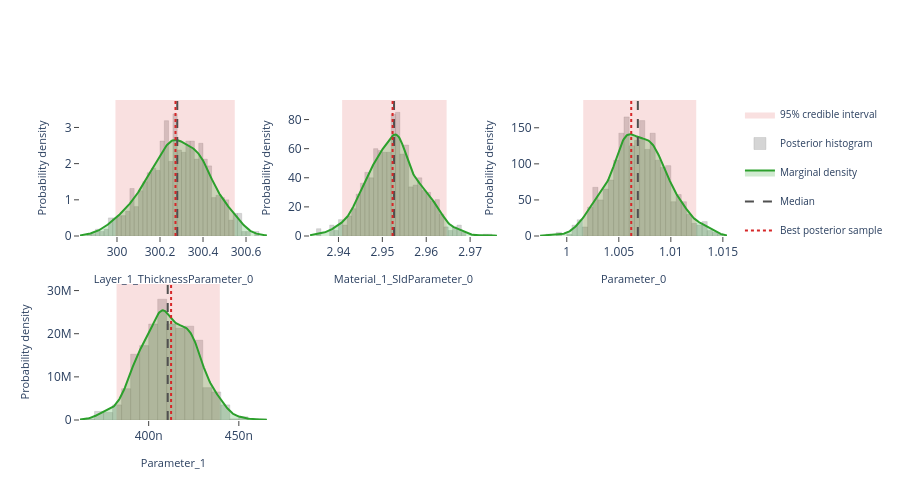

The code cell stored with this chart in its notebook:
### Markdown cell above
## Interactive posterior plots

The next three cells render the same Plotly figures that are shown on the
Bayesian Posterior tab of the EasyReflectometryApp:

* **Marginals** — per-parameter distribution: histogram + smooth KDE marginal,
  shaded 95% credible interval, and median / best-sample lines
  (`plot_distribution` or `posterior.distribution()`)
* **Corner plot** — pairwise marginals + 2-D contours + scatter (`plot_corner`)
* **Traces** — per-chain trace + marginal histogram (`plot_trace`)

The standalone helpers are called with ``return_figure=True`` so they return a
Plotly ``Figure`` that we render in the notebook with ``fig.show()``; the
``PosteriorResults`` methods return the figure directly.

### Code cell
# ---- Marginal posterior distributions ---------------------------------------
# One panel per free parameter, each overlaying the posterior histogram, a
# smooth Gaussian-KDE marginal, the shaded 95% credible interval, and the
# median / best-sample reference lines.  Mirrors the "Marginals" sub-tab in
# the EasyReflectometryApp.

# The PosteriorResults method passes ``logp`` through automatically so the
# best posterior sample (MAP) line is drawn:
fig = posterior.distribution()
fig.show()

# Standalone equivalent (pass ``logp`` to get the best-sample line):
# fig = plot_distribution(
#     posterior.draws,
#     posterior.param_names,
#     logp=posterior.logp,
#     return_figure=True,
# )
# fig.show()

### Figure 1 — Plotly figure (JSON) as saved in the notebook; plotly's stock layout.template omitted (floating-point values rounded to 4 significant figures; data arrays with more than 128 entries replaced by an {"elided": "..."} marker saying what was removed)
{"data": [{"fill": "toself", "fillcolor": "rgba(214, 39, 40, 0.14)", "hoverinfo": "skip", "legendgroup": "95% credible interval", "line": {"color": "rgba(214, 39, 40, 0.14)", "width": 0}, "mode": "lines", "name": "95% credible interval", "showlegend": true, "type": "scatter", "x": [300.0, 300.5, 300.5, 300.0, 300.0], "xaxis": "x", "y": [0.0, 0.0, 3.759, 3.759, 0.0], "yaxis": "y"}, {"histnorm": "probability density", "hovertemplate": "sample=%{x:.4f}<br>density: %{y:.2f}<extra></extra>", "legendgroup": "histogram", "marker": {"color": "rgba(120, 120, 120, 0.38)", "line": {"color": "rgba(120, 120, 120, 0.24)", "width": 1}}, "name": "Posterior histogram", "nbinsx": 40, "opacity": 0.82, "showlegend": true, "type": "histogram", "x": {"elided": "800 float values"}, "xaxis": "x", "yaxis": "y"}, {"fill": "tozeroy", "fillcolor": "rgba(44, 160, 44, 0.22)", "hovertemplate": "Layer_1_ThicknessParameter_0: %{x:.4f}<br>density: %{y:.4f}<extra></extra>", "legendgroup": "marginal", "line": {"color": "rgb(44, 160, 44)", "width": 2}, "mode": "lines", "name": "Marginal density", "showlegend": true, "type": "scatter", "x": {"elided": "256 float values"}, "xaxis": "x", "y": {"elided": "256 float values"}, "yaxis": "y"}, {"hovertemplate": "Median: %{x:.4f}<extra></extra>", "legendgroup": "Median", "line": {"color": "rgb(80, 80, 80)", "dash": "dash", "width": 2}, "mode": "lines", "name": "Median", "showlegend": true, "type": "scatter", "x": [300.3, 300.3], "xaxis": "x", "y": [0.0, 3.759], "yaxis": "y"}, {"hovertemplate": "Best posterior sample: %{x:.4f}<extra></extra>", "legendgroup": "Best posterior sample", "line": {"color": "rgb(214, 39, 40)", "dash": "dot", "width": 2}, "mode": "lines", "name": "Best posterior sample", "showlegend": true, "type": "scatter", "x": [300.3, 300.3], "xaxis": "x", "y": [0.0, 3.759], "yaxis": "y"}, {"fill": "toself", "fillcolor": "rgba(214, 39, 40, 0.14)", "hoverinfo": "skip", "legendgroup": "95% credible interval", "line": {"color": "rgba(214, 39, 40, 0.14)", "width": 0}, "mode": "lines", "name": "95% credible interval", "showlegend": false, "type": "scatter", "x": [2.941, 2.965, 2.965, 2.941, 2.941], "xaxis": "x2", "y": [0.0, 0.0, 93.44, 93.44, 0.0], "yaxis": "y2"}, {"histnorm": "probability density", "hovertemplate": "sample=%{x:.4f}<br>density: %{y:.2f}<extra></extra>", "legendgroup": "histogram", "marker": {"color": "rgba(120, 120, 120, 0.38)", "line": {"color": "rgba(120, 120, 120, 0.24)", "width": 1}}, "name": "Posterior histogram", "nbinsx": 40, "opacity": 0.82, "showlegend": false, "type": "histogram", "x": {"elided": "800 float values"}, "xaxis": "x2", "yaxis": "y2"}, {"fill": "tozeroy", "fillcolor": "rgba(44, 160, 44, 0.22)", "hovertemplate": "Material_1_SldParameter_0: %{x:.4f}<br>density: %{y:.4f}<extra></extra>", "legendgroup": "marginal", "line": {"color": "rgb(44, 160, 44)", "width": 2}, "mode": "lines", "name": "Marginal density", "showlegend": false, "type": "scatter", "x": {"elided": "256 float values"}, "xaxis": "x2", "y": {"elided": "256 float values"}, "yaxis": "y2"}, {"hovertemplate": "Median: %{x:.4f}<extra></extra>", "legendgroup": "Median", "line": {"color": "rgb(80, 80, 80)", "dash": "dash", "width": 2}, "mode": "lines", "name": "Median", "showlegend": false, "type": "scatter", "x": [2.953, 2.953], "xaxis": "x2", "y": [0.0, 93.44], "yaxis": "y2"}, {"hovertemplate": "Best posterior sample: %{x:.4f}<extra></extra>", "legendgroup": "Best posterior sample", "line": {"color": "rgb(214, 39, 40)", "dash": "dot", "width": 2}, "mode": "lines", "name": "Best posterior sample", "showlegend": false, "type": "scatter", "x": [2.952, 2.952], "xaxis": "x2", "y": [0.0, 93.44], "yaxis": "y2"}, {"fill": "toself", "fillcolor": "rgba(214, 39, 40, 0.14)", "hoverinfo": "skip", "legendgroup": "95% credible interval", "line": {"color": "rgba(214, 39, 40, 0.14)", "width": 0}, "mode": "lines", "name": "95% credible interval", "showlegend": false, "type": "scatter", "x": [1.002, 1.012, 1.012, 1.002, 1.002], "xaxis": "x3", "y": [0.0, 0.0, 188.5, 188.5, 0.0], "yaxis": "y3"}, {"histnorm": "probability density", "hovertemplate": "sample=%{x:.4f}<br>density: %{y:.2f}<extra></extra>", "legendgroup": "histogram", "marker": {"color": "rgba(120, 120, 120, 0.38)", "line": {"color": "rgba(120, 120, 120, 0.24)", "width": 1}}, "name": "Posterior histogram", "nbinsx": 40, "opacity": 0.82, "showlegend": false, "type": "histogram", "x": {"elided": "800 float values"}, "xaxis": "x3", "yaxis": "y3"}, {"fill": "tozeroy", "fillcolor": "rgba(44, 160, 44, 0.22)", "hovertemplate": "Parameter_0: %{x:.4f}<br>density: %{y:.4f}<extra></extra>", "legendgroup": "marginal", "line": {"color": "rgb(44, 160, 44)", "width": 2}, "mode": "lines", "name": "Marginal density", "showlegend": false, "type": "scatter", "x": {"elided": "256 float values"}, "xaxis": "x3", "y": {"elided": "256 float values"}, "yaxis": "y3"}, {"hovertemplate": "Median: %{x:.4f}<extra></extra>", "legendgroup": "Median", "line": {"color": "rgb(80, 80, 80)", "dash": "dash", "width": 2}, "mode": "lines", "name": "Median", "showlegend": false, "type": "scatter", "x": [1.007, 1.007], "xaxis": "x3", "y": [0.0, 188.5], "yaxis": "y3"}, {"hovertemplate": "Best posterior sample: %{x:.4f}<extra></extra>", "legendgroup": "Best posterior sample", "line": {"color": "rgb(214, 39, 40)", "dash": "dot", "width": 2}, "mode": "lines", "name": "Best posterior sample", "showlegend": false, "type": "scatter", "x": [1.006, 1.006], "xaxis": "x3", "y": [0.0, 188.5], "yaxis": "y3"}, {"fill": "toself", "fillcolor": "rgba(214, 39, 40, 0.14)", "hoverinfo": "skip", "legendgroup": "95% credible interval", "line": {"color": "rgba(214, 39, 40, 0.14)", "width": 0}, "mode": "lines", "name": "95% credible interval", "showlegend": false, "type": "scatter", "x": [3.822e-07, 4.395e-07, 4.395e-07, 3.822e-07, 3.822e-07], "xaxis": "x4", "y": [0.0, 0.0, 31520000.0, 31520000.0, 0.0], "yaxis": "y4"}, {"histnorm": "probability density", "hovertemplate": "sample=%{x:.4f}<br>density: %{y:.2f}<extra></extra>", "legendgroup": "histogram", "marker": {"color": "rgba(120, 120, 120, 0.38)", "line": {"color": "rgba(120, 120, 120, 0.24)", "width": 1}}, "name": "Posterior histogram", "nbinsx": 40, "opacity": 0.82, "showlegend": false, "type": "histogram", "x": {"elided": "800 float values"}, "xaxis": "x4", "yaxis": "y4"}, {"fill": "tozeroy", "fillcolor": "rgba(44, 160, 44, 0.22)", "hovertemplate": "Parameter_1: %{x:.4f}<br>density: %{y:.4f}<extra></extra>", "legendgroup": "marginal", "line": {"color": "rgb(44, 160, 44)", "width": 2}, "mode": "lines", "name": "Marginal density", "showlegend": false, "type": "scatter", "x": {"elided": "256 float values"}, "xaxis": "x4", "y": {"elided": "256 float values"}, "yaxis": "y4"}, {"hovertemplate": "Median: %{x:.4f}<extra></extra>", "legendgroup": "Median", "line": {"color": "rgb(80, 80, 80)", "dash": "dash", "width": 2}, "mode": "lines", "name": "Median", "showlegend": false, "type": "scatter", "x": [4.106e-07, 4.106e-07], "xaxis": "x4", "y": [0.0, 31520000.0], "yaxis": "y4"}, {"hovertemplate": "Best posterior sample: %{x:.4f}<extra></extra>", "legendgroup": "Best posterior sample", "line": {"color": "rgb(214, 39, 40)", "dash": "dot", "width": 2}, "mode": "lines", "name": "Best posterior sample", "showlegend": false, "type": "scatter", "x": [4.124e-07, 4.124e-07], "xaxis": "x4", "y": [0.0, 31520000.0], "yaxis": "y4"}], "layout": {"barmode": "overlay", "height": 500, "legend": {"font": {"size": 10}}, "plot_bgcolor": "white", "showlegend": true, "xaxis": {"anchor": "y", "domain": [0.0, 0.2889], "range": [299.8, 300.7], "showgrid": false, "ticks": "outside", "title": {"font": {"size": 11}, "text": "Layer_1_ThicknessParameter_0"}, "zeroline": false}, "xaxis2": {"anchor": "y2", "domain": [0.3556, 0.6444], "range": [2.934, 2.976], "showgrid": false, "ticks": "outside", "title": {"font": {"size": 11}, "text": "Material_1_SldParameter_0"}, "zeroline": false}, "xaxis3": {"anchor": "y3", "domain": [0.7111, 1.0], "range": [0.9974, 1.015], "showgrid": false, "ticks": "outside", "title": {"font": {"size": 11}, "text": "Parameter_0"}, "zeroline": false}, "xaxis4": {"anchor": "y4", "domain": [0.0, 0.2889], "range": [3.619e-07, 4.656e-07], "showgrid": false, "ticks": "outside", "title": {"font": {"size": 11}, "text": "Parameter_1"}, "zeroline": false}, "xaxis5": {"anchor": "y5", "domain": [0.3556, 0.6444], "showgrid": false, "ticks": "outside", "zeroline": false}, "xaxis6": {"anchor": "y6", "domain": [0.7111, 1.0], "showgrid": false, "ticks": "outside", "zeroline": false}, "yaxis": {"anchor": "x", "domain": [0.575, 1.0], "range": [0.0, 3.759], "showgrid": false, "ticks": "outside", "title": {"font": {"size": 11}, "text": "Probability density"}, "zeroline": false}, "yaxis2": {"anchor": "x2", "domain": [0.575, 1.0], "range": [0.0, 93.44], "showgrid": false, "ticks": "outside", "title": {"font": {"size": 11}, "text": "Probability density"}, "zeroline": false}, "yaxis3": {"anchor": "x3", "domain": [0.575, 1.0], "range": [0.0, 188.5], "showgrid": false, "ticks": "outside", "title": {"font": {"size": 11}, "text": "Probability density"}, "zeroline": false}, "yaxis4": {"anchor": "x4", "domain": [0.0, 0.425], "range": [0.0, 31520000.0], "showgrid": false, "ticks": "outside", "title": {"font": {"size": 11}, "text": "Probability density"}, "zeroline": false}, "yaxis5": {"anchor": "x5", "domain": [0.0, 0.425], "showgrid": false, "ticks": "outside", "zeroline": false}, "yaxis6": {"anchor": "x6", "domain": [0.0, 0.425], "showgrid": false, "ticks": "outside", "zeroline": false}}}
